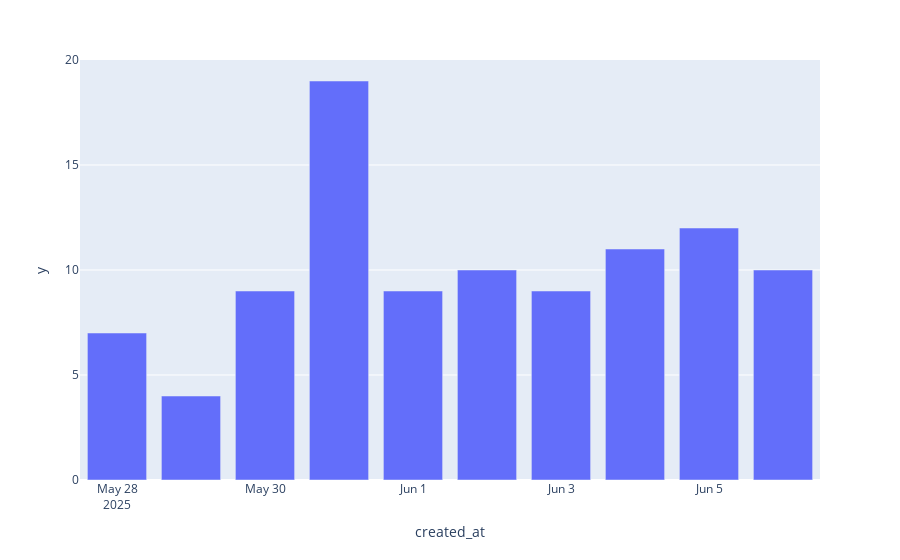

Here is the notebook cell this chart was saved with:
### Code cell
post_per_date_bar = px.bar(post_per_date, x=post_per_date.index, y=post_per_date.values)
post_per_date_bar

### Figure 1 — Plotly figure (JSON) as saved in the notebook; plotly's stock layout.template omitted (floating-point values rounded to 4 significant figures)
{"data": [{"hovertemplate": "created_at=%{x}<br>y=%{y}<extra></extra>", "legendgroup": "", "marker": {"color": "#636efa", "pattern": {"shape": ""}}, "name": "", "orientation": "v", "showlegend": false, "textposition": "auto", "type": "bar", "x": ["2025-05-28", "2025-05-29", "2025-05-30", "2025-05-31", "2025-06-01", "2025-06-02", "2025-06-03", "2025-06-04", "2025-06-05", "2025-06-06"], "xaxis": "x", "y": [7, 4, 9, 19, 9, 10, 9, 11, 12, 10], "yaxis": "y"}], "layout": {"barmode": "relative", "legend": {"tracegroupgap": 0}, "margin": {"t": 60}, "xaxis": {"anchor": "y", "domain": [0, 1], "title": {"text": "created_at"}}, "yaxis": {"anchor": "x", "domain": [0, 1], "title": {"text": "y"}}}}
